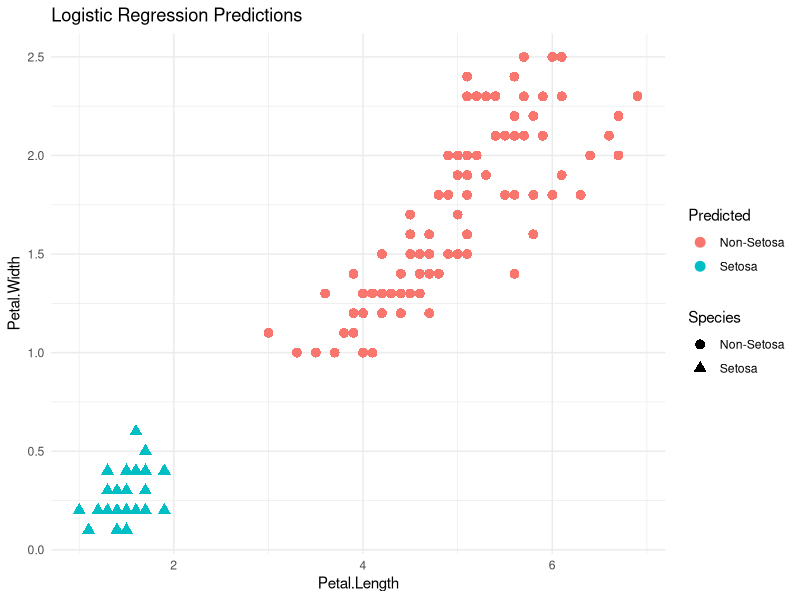
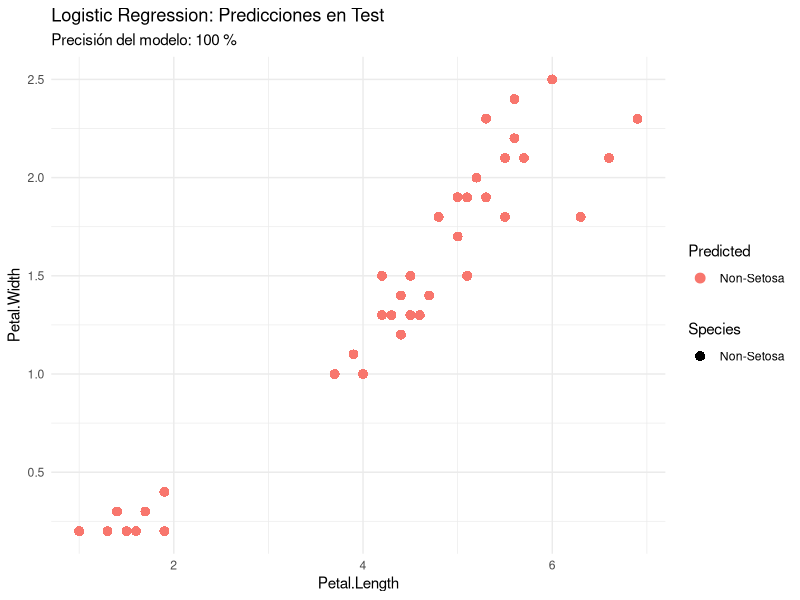

The R source for these figures, in order:
library(ggplot2)
data(iris)
iris$Species <- factor(ifelse(iris$Species == "setosa", "Setosa", "Non-Setosa"), levels = c("Non-Setosa", "Setosa"))
log_model <- glm(Species ~ Petal.Length + Petal.Width, data = iris, family = binomial)

iris$Predicted <- factor(ifelse(predict(log_model, type = "response") > 0.5, "Setosa", "Non-Setosa"), levels = c("Non-Setosa", "Setosa"))

ggplot(iris, aes(x = Petal.Length, y = Petal.Width, color = Predicted, shape = Species)) +
  geom_point(size = 3) +
  labs(title = "Logistic Regression Predictions") +
  theme_minimal()

################################################################################
#using test and control
# 1. Preparar los datos base
data(iris)
iris$Species <- factor(ifelse(iris$Species == "setosa", "Setosa", "Non-Setosa"), levels = c("Non-Setosa", "Setosa"))

# 2. Dividir en entrenamiento (70%) y prueba (30%)
set.seed(42) # Para asegurar la reproducibilidad
train_index <- sample(1:nrow(iris), 0.7 * nrow(iris))
train_data <- iris[train_index, ]
test_data  <- iris[-train_index, ]

# 3. Entrenar el modelo SOLO con los datos de entrenamiento
log_model <- glm(Species ~ Petal.Length + Petal.Width, data = train_data, family = binomial)

# 4. Hacer predicciones y evaluar en el conjunto de prueba (Test)
test_probs <- predict(log_model, newdata = test_data, type = "response")
test_data$Predicted <- factor(ifelse(test_probs > 0.5, "Setosa", "Non-Setosa"), levels = c("Non-Setosa", "Setosa"))

# Calcular la precisión (Accuracy)
accuracy <- mean(test_data$Predicted == test_data$Species)
cat("Precisión en el conjunto de Test:", round(accuracy * 100, 2), "%\n")

# Ver la matriz de confusión
print(table(Real = test_data$Species, Predicho = test_data$Predicted))

# 5. Visualizar las predicciones en el conjunto de prueba
ggplot(test_data, aes(x = Petal.Length, y = Petal.Width, color = Predicted, shape = Species)) +
  geom_point(size = 3) +
  labs(
    title = "Logistic Regression: Predicciones en Test",
    subtitle = paste("Precisión del modelo:", round(accuracy * 100, 1), "%")
  ) +
  theme_minimal()
